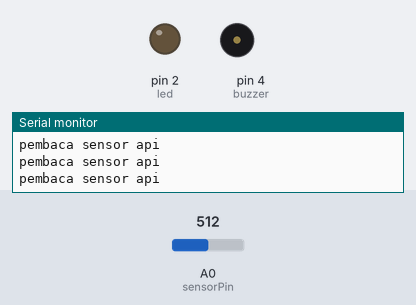
Simulated run of this sketch. Board: Arduino Uno, built with avr-gcc and run on an emulated ATmega328P. On the bench: output pins drawn as LEDs (lit = HIGH), buzzer (waves = sounding, pin HIGH), the last lines printed to the serial monitor. Dashed ring = blinking. The inputs (shaded band) are chosen by the test bench; at power-on: A0 (sensorPin) = 512.

Above: at 1.3 s.
1.4 s: A0 (sensorPin) set to 104
2.9 s: A0 (sensorPin) set to 94
At 3.6 s:
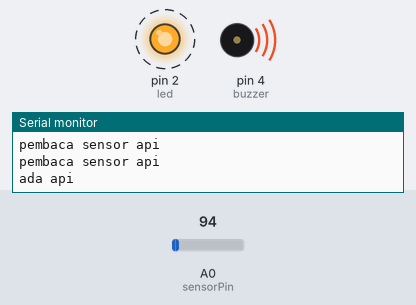
6.0 s: A0 (sensorPin) set to 110
At 6.8 s:
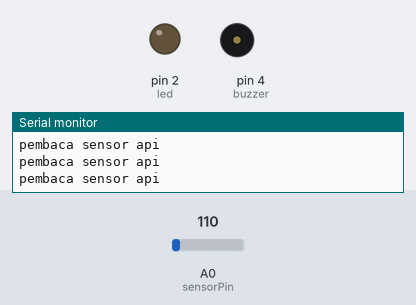
7.6 s: A0 (sensorPin) set to 90
At 8.4 s:
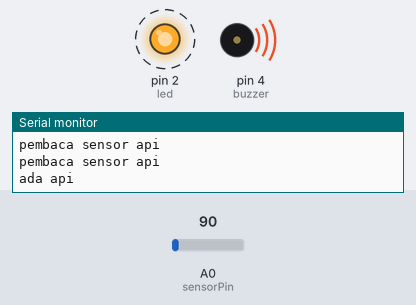
Timing chart, 0 to 11.7 s (numbered marks = the images above; inputs shaded):
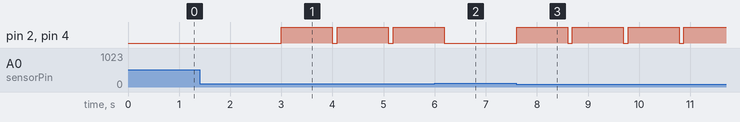

The sketch:

ALARM-KEBAKARAN.ino
```cpp
#include<SoftwareSerial.h>
int sensorPin = A0;
int sensorValue = 0;
int led = 2;
int buzzer = 4;

void setup(){

  Serial.begin(9600);
  pinMode(led, OUTPUT);
  pinMode(buzzer, OUTPUT);
}

void loop(){
  Serial.println("pembaca sensor api");
  sensorValue = analogRead(sensorPin);
  if(sensorValue < 100){
    Serial.println("ada api");
    digitalWrite(led, HIGH);
    digitalWrite(buzzer, HIGH);
    delay(1000);
  }
  digitalWrite(led, LOW);
  digitalWrite(buzzer, LOW);
  delay(sensorValue);

}
```

Measured:
- the behaviour switches between 100 and 99 on A0 (sensorPin) (found by bisection; images 0 and 1)
- after the input at 2.9 s, pin 2 (led), pin 4 (buzzer): alternates HIGH for 1.0 s and LOW for 0.09 s, starting after 0.10 s
- after the input at 6.0 s, pin 2 (led), pin 4 (buzzer): goes on until 6.2 s, then stays LOW
- after the input at 7.6 s, pin 2 (led), pin 4 (buzzer): alternates HIGH for 1.0 s and LOW for 0.09 s, starting at once
